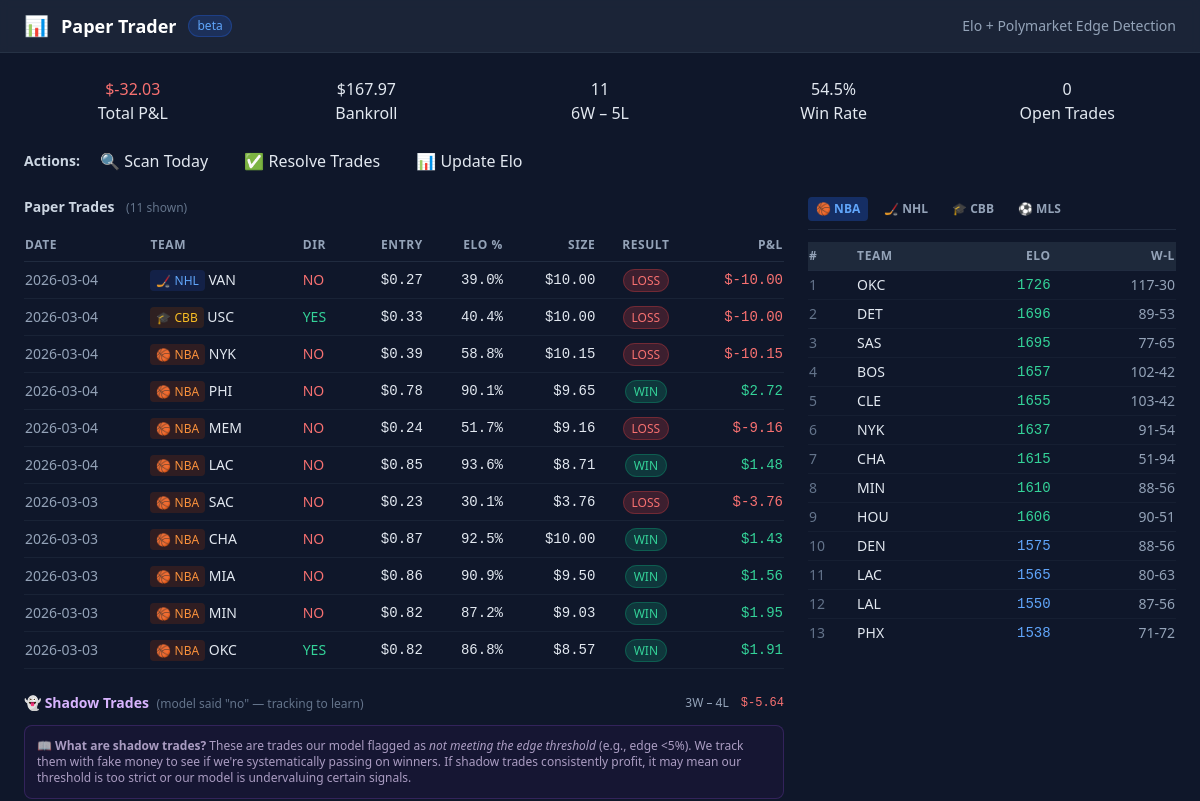
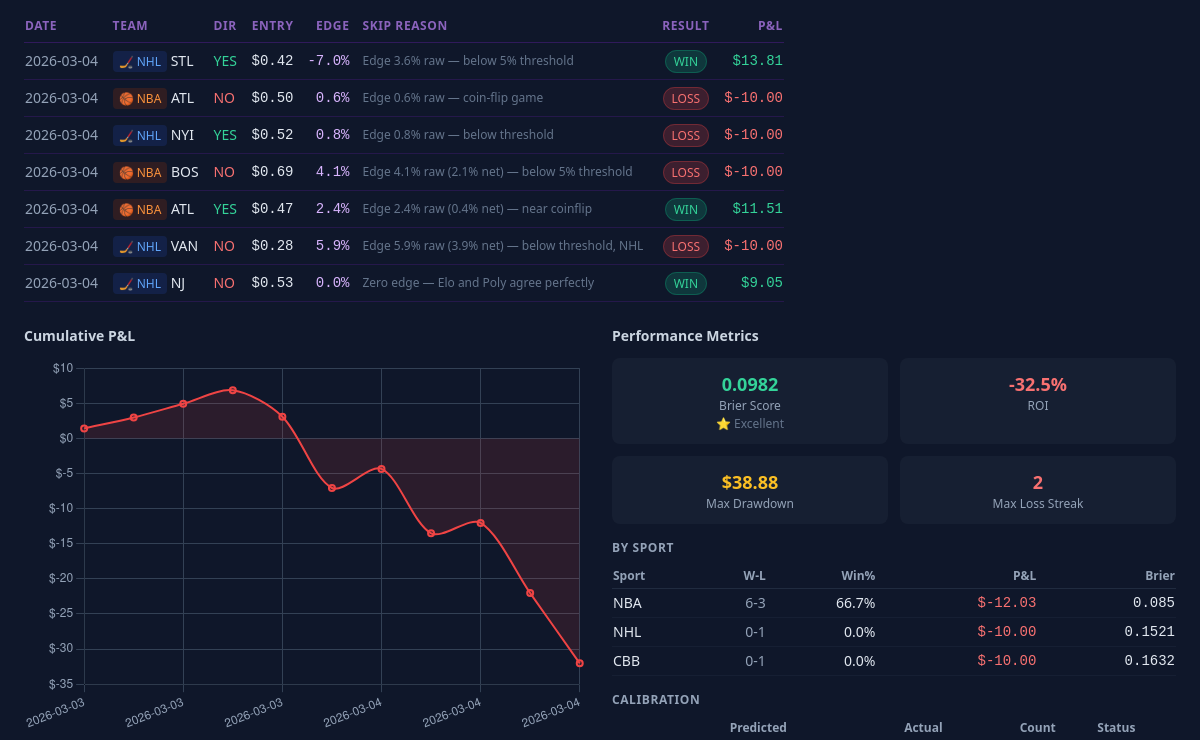
Before: / (upper part) with the older database file (2 pictures, top to bottom).
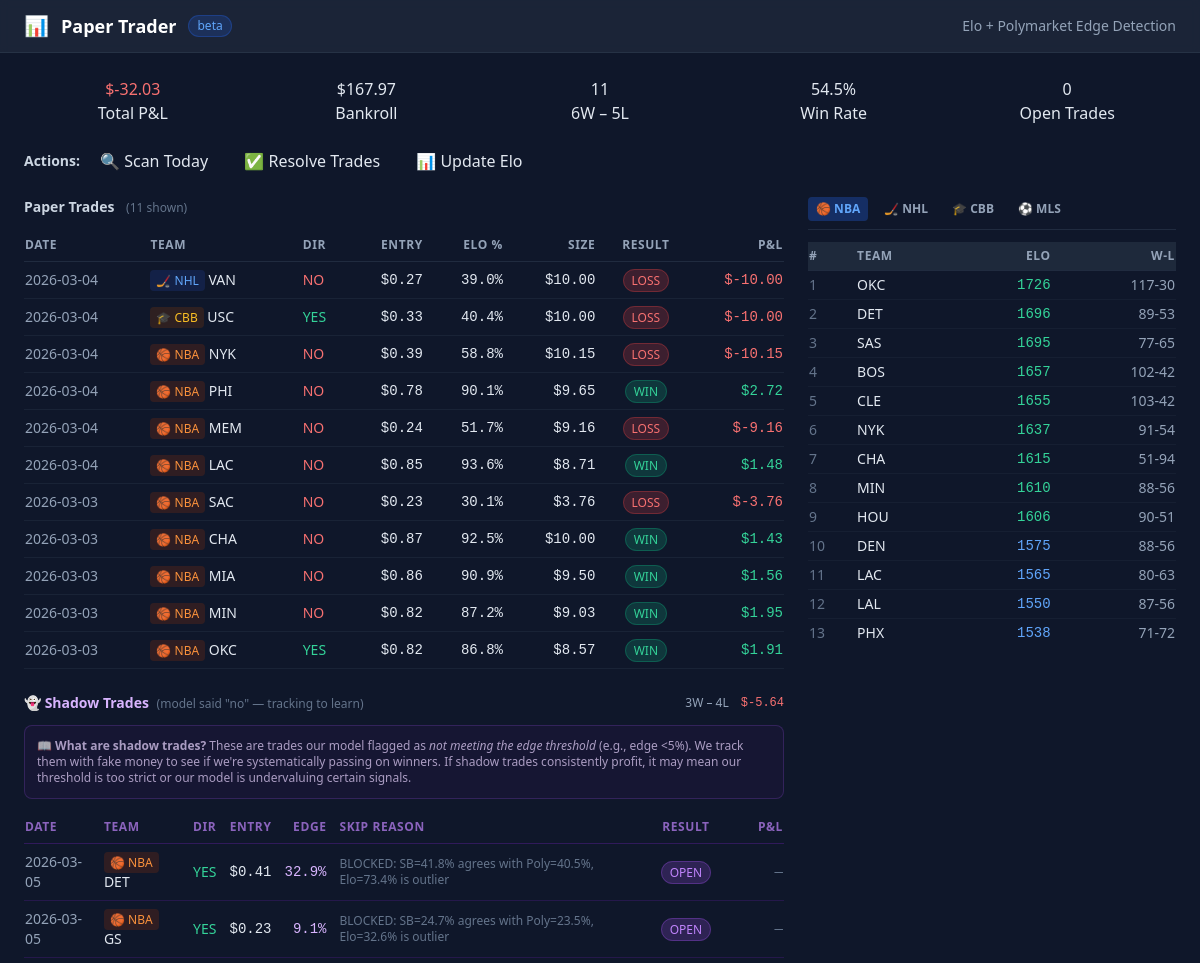
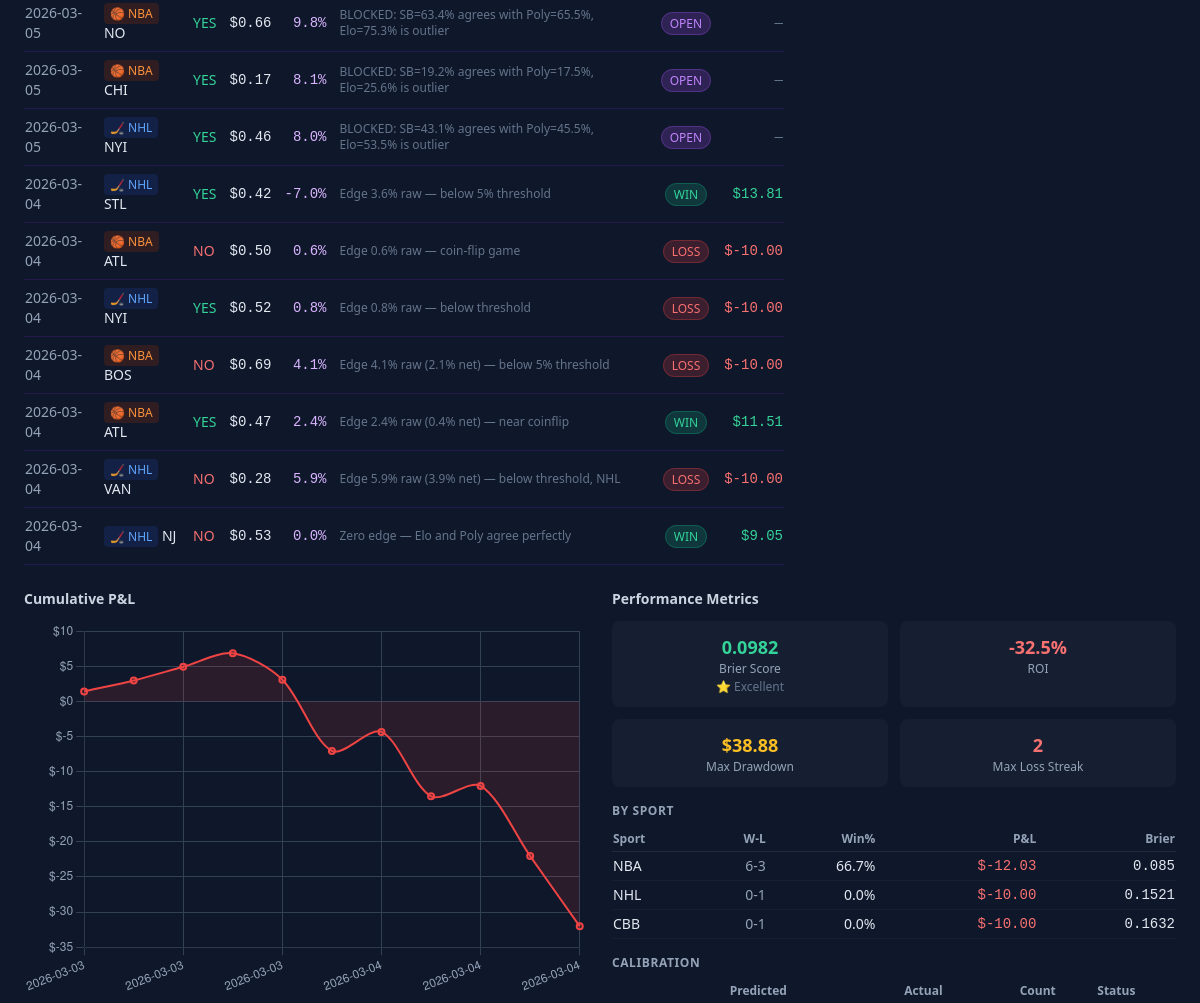
After: the same page with the newer database file (2 pictures, top to bottom).
### tables this page shows
CREATE TABLE paper_trades (
            id TEXT PRIMARY KEY,
            date TEXT NOT NULL,
            league TEXT,
            market_slug TEXT,
            team TEXT,
            direction TEXT,
            entry_price REAL,
            elo_probability REAL,
            sportsbook_probability REAL,
            polymarket_price REAL,
            edge_vs_poly REAL,
            edge_vs_sportsbook REAL,
            kelly_fraction REAL,
            paper_amount REAL,
            paper_shares REAL,
            outcome TEXT,
            closing_price REAL,
            pnl REAL,
            resolved_at TEXT,
            created_at TEXT DEFAULT (datetime('now'))
        , data_quality TEXT, model_version TEXT);

CREATE TABLE shadow_trades (
            id TEXT PRIMARY KEY,
            date TEXT NOT NULL,
            league TEXT,
            market_slug TEXT,
            team TEXT,
            direction TEXT,
            entry_price REAL,
            elo_probability REAL,
            sportsbook_probability REAL,
            polymarket_price REAL,
            edge_vs_poly REAL,
            reason_skipped TEXT,
            shadow_amount REAL DEFAULT 10.0,
            shadow_shares REAL,
            outcome TEXT,
            pnl REAL,
            resolved_at TEXT,
            created_at TEXT DEFAULT (datetime('now'))
        , data_quality TEXT);

CREATE TABLE elo_ratings (
            team TEXT NOT NULL,
            league TEXT NOT NULL,
            rating REAL NOT NULL,
            games_played INTEGER DEFAULT 0,
            wins INTEGER DEFAULT 0,
            losses INTEGER DEFAULT 0,
            updated_at TEXT DEFAULT (datetime('now')),
            PRIMARY KEY (team, league)
        );

### app/routes/pages.py (the view)
@router.get("/", response_class=HTMLResponse)
async def dashboard(request: Request):
    stats = db.get_summary_stats()
    trades = db.get_trades(limit=30)
    shadow_trades = db.get_shadow_trades(limit=20)
    shadow_stats = db.get_shadow_stats()
    nba_ratings = db.get_elo_ratings("nba")[:15]
    nhl_ratings = db.get_elo_ratings("nhl")[:15]
    cbb_ratings = db.get_elo_ratings("cbb")[:30]
    mls_ratings = db.get_elo_ratings("mls")[:30]
    calibration, brier = db.get_calibration_data()
    sport_breakdown = db.get_sport_breakdown()
    risk = db.get_risk_metrics()
    return templates.TemplateResponse("dashboard.html", {
        "request": request,
        "stats": stats,
        "trades": trades,
        "shadow_trades": shadow_trades,
        "shadow_stats": shadow_stats,
        "nba_ratings": nba_ratings,
        "nhl_ratings": nhl_ratings,
        "cbb_ratings": cbb_ratings,
        "mls_ratings": mls_ratings,
        "calibration": calibration,
        "brier": brier,
        "sport_breakdown": sport_breakdown,
        "risk": risk,
    })

### app/templates/dashboard.html (shortened to what this page needs)
{% extends "layout.html" %}
{% block content %}
<div class="grid grid-cols-2 md:grid-cols-5 gap-4 mb-6">
  <div class="card text-center">
    <div class="stat-value {% if stats.total_pnl >= 0 %}text-emerald-400{% else %}text-red-400{% endif %}">
      ${{ "%.2f"|format(stats.total_pnl) }}
    </div>
    <div class="stat-label">Total P&L</div>
  </div>
  <div class="card text-center">
    <div class="stat-value">${{ "%.2f"|format(stats.bankroll) }}</div>
    <div class="stat-label">Bankroll</div>
  </div>
  <div class="card text-center">
    <div class="stat-value">{{ stats.resolved }}</div>
    <div class="stat-label">{{ stats.wins }}W – {{ stats.losses }}L</div>
  </div>
  <div class="card text-center">
    <div class="stat-value">{{ "%.1f"|format(stats.win_rate) }}%</div>
    <div class="stat-label">Win Rate</div>
  </div>
  <div class="card text-center">
    <div class="stat-value">{{ stats.open }}</div>
    <div class="stat-label">Open Trades</div>
  </div>
</div>
<div class="card mb-6">
  <div class="flex flex-wrap items-center gap-3">
    <span class="text-sm font-semibold text-slate-300 mr-2">Actions:</span>
    <button class="btn-primary"
            hx-post="/actions/scan" hx-target="#action-output" hx-swap="innerHTML"
            hx-indicator="#scan-spinner">
      <span class="htmx-hide-on-request">🔍 Scan Today</span>
    </button>
    <button class="btn-success"
            hx-post="/actions/resolve" hx-target="#action-output" hx-swap="innerHTML"
            hx-indicator="#resolve-spinner">
      <span class="htmx-hide-on-request">✅ Resolve Trades</span>
    </button>
    <button class="btn-warning"
            hx-post="/actions/update-elo" hx-target="#action-output" hx-swap="innerHTML"
            hx-indicator="#elo-spinner">
      <span class="htmx-hide-on-request">📊 Update Elo</span>
    </button>
  </div>
</div>
<div class="grid grid-cols-1 lg:grid-cols-3 gap-6 mb-6">
  <div class="lg:col-span-2">
    <div class="card" id="trades-panel">
      {% include "partials/trades_table.html" %}
    </div>
    {% if shadow_trades %}
    <div class="card mt-6 border-dashed border-purple-500/40" id="shadow-panel">
      {% include "partials/shadow_trades.html" %}
    </div>
    {% endif %}
  </div>
  <div>
    {% include "partials/elo_ratings.html" %}
  </div>
</div>
<div class="grid grid-cols-1 lg:grid-cols-2 gap-6 mb-6">
  <div class="card">
    <h3 class="text-sm font-semibold text-slate-300 mb-3">Cumulative P&L</h3>
    <canvas id="pnl-chart" height="200"></canvas>
  </div>
  <div class="card" id="performance-panel">
    {% include "partials/performance.html" %}
  </div>
</div>
{% endblock %}
{% block scripts %}
<script>
  // P&L Chart
  fetch('/api/pnl').then(r => r.json()).then(data => {
    if (!data.length) return;
    const ctx = document.getElementById('pnl-chart');
    new Chart(ctx, {
      type: 'line',
      data: {
        labels: data.map(d => d.date),
        datasets: [{
          label: 'Cumulative P&L ($)',
          data: data.map(d => d.cumulative),
          borderColor: data[data.length-1].cumulative >= 0 ? '#22c55e' : '#ef4444',
          backgroundColor: (data[data.length-1].cumulative >= 0 ? '#22c55e' : '#ef4444') + '20',
          fill: true,
          tension: 0.3,
          pointRadius: 3,
          borderWidth: 2,
        }]
      },
      options: {
        responsive: true,
        plugins: {
          legend: { display: false },
        },
        scales: {
          x: { ticks: { color: '#94a3b8', maxTicksLimit: 10 }, grid: { color: '#334155' } },
          y: { ticks: { color: '#94a3b8', callback: v => '$' + v }, grid: { color: '#334155' } },
        }
      }
    });
  });
  // Refresh panels after any action
  document.body.addEventListener('htmx:afterRequest', function(e) {
    if (e.detail.target.id === 'action-output') {
      htmx.ajax('GET', '/partials/trades', {target: '#trades-panel', swap: 'innerHTML'});
      htmx.ajax('GET', '/partials/performance', {target: '#performance-panel', swap: 'innerHTML'});
    }
  });
</script>
{% endblock %}

### app/templates/partials/trades_table.html (shortened to what this page needs)
<h3 class="text-sm font-semibold text-slate-300 mb-3">
  Paper Trades
  <span class="text-xs text-slate-500 font-normal ml-2">({{ trades|length }} shown)</span>
</h3>
<div class="overflow-x-auto">
  <table class="w-full text-sm">
    <thead>
      <tr class="text-xs text-slate-400 uppercase tracking-wider border-b border-slate-700/50">
        <th class="text-left py-2 pr-3">Date</th>
        <th class="text-left py-2 pr-3">Team</th>
        <th class="text-left py-2 pr-3">Dir</th>
        <th class="text-right py-2 pr-3">Entry</th>
        <th class="text-right py-2 pr-3">Elo %</th>
        <th class="text-right py-2 pr-3">Size</th>
        <th class="text-center py-2 pr-3">Result</th>
        <th class="text-right py-2">P&L</th>
      </tr>
    </thead>
    <tbody>
      {% for t in trades %}
      <tr class="border-b border-slate-700/30 hover:bg-surface-hover/50 transition-colors">
        <td class="py-2 pr-3 text-slate-400">{{ t.date }}</td>
        <td class="py-2 pr-3 font-medium">
          <span class="text-xs px-1.5 py-0.5 rounded
            {% if t.league == 'nba' %}bg-orange-900/30 text-orange-400
            {% elif t.league == 'nhl' %}bg-blue-900/30 text-blue-400
            {% elif t.league == 'cbb' %}bg-amber-900/30 text-amber-400
            {% elif t.league == 'mls' %}bg-green-900/30 text-green-400
            {% else %}bg-slate-700 text-slate-300{% endif %}
          ">{% if t.league == 'nba' %}🏀{% elif t.league == 'nhl' %}🏒{% elif t.league == 'cbb' %}🎓{% elif t.league == 'mls' %}⚽{% endif %} {{ t.league|upper }}</span>
          {{ t.team }}
        </td>
        <td class="py-2 pr-3">
          {% if t.direction == 'YES' %}
            <span class="text-emerald-400 font-medium">YES</span>
          {% else %}
            <span class="text-red-400 font-medium">NO</span>
          {% endif %}
        </td>
        <td class="py-2 pr-3 text-right font-mono">${{ "%.2f"|format(t.entry_price) }}</td>
        <td class="py-2 pr-3 text-right font-mono">{{ "%.1f"|format(t.elo_probability * 100) }}%</td>
        <td class="py-2 pr-3 text-right font-mono">${{ "%.2f"|format(t.paper_amount) }}</td>
        <td class="py-2 pr-3 text-center">
          {% if t.outcome == 'WIN' %}
            <span class="text-xs px-2 py-0.5 rounded-full bg-emerald-500/20 text-emerald-400 border border-emerald-500/30">WIN</span>
          {% elif t.outcome == 'LOSS' %}
            <span class="text-xs px-2 py-0.5 rounded-full bg-red-500/20 text-red-400 border border-red-500/30">LOSS</span>
          {% else %}
            <span class="text-xs px-2 py-0.5 rounded-full bg-blue-500/20 text-blue-400 border border-blue-500/30">OPEN</span>
          {% endif %}
        </td>
        <td class="py-2 text-right font-mono">
          {% if t.pnl is not none %}
            <span class="{% if t.pnl >= 0 %}text-emerald-400{% else %}text-red-400{% endif %}">
              {{ "$%.2f"|format(t.pnl) }}
            </span>
          {% else %}
            <span class="text-slate-500">—</span>
          {% endif %}
        </td>
      </tr>
      {% endfor %}
    </tbody>
  </table>
</div>

### app/templates/partials/shadow_trades.html (shortened to what the changed rows need)
<div class="overflow-x-auto">
  <table class="w-full text-sm">
    <thead>
      <tr class="text-xs text-purple-400/70 uppercase tracking-wider border-b border-purple-700/30">
        <th class="text-left py-2 pr-3">Date</th>
        <th class="text-left py-2 pr-3">Team</th>
        <th class="text-left py-2 pr-3">Dir</th>
        <th class="text-right py-2 pr-3">Entry</th>
        <th class="text-right py-2 pr-3">Edge</th>
        <th class="text-left py-2 pr-3">Skip Reason</th>
        <th class="text-center py-2 pr-3">Result</th>
        <th class="text-right py-2">P&L</th>
      </tr>
    </thead>
    <tbody>
      {% for t in shadow_trades %}
      <tr class="border-b border-purple-700/20 hover:bg-purple-900/20 transition-colors">
        <td class="py-2 pr-3 text-slate-400">{{ t.date }}</td>
        <td class="py-2 pr-3 font-medium">
          <span class="text-xs px-1.5 py-0.5 rounded
            {% if t.league == 'nba' %}bg-orange-900/30 text-orange-400
            {% elif t.league == 'nhl' %}bg-blue-900/30 text-blue-400
            {% elif t.league == 'cbb' %}bg-amber-900/30 text-amber-400
            {% elif t.league == 'mls' %}bg-green-900/30 text-green-400
            {% else %}bg-slate-700 text-slate-300{% endif %}
          ">{% if t.league == 'nba' %}🏀{% elif t.league == 'nhl' %}🏒{% elif t.league == 'cbb' %}🎓{% elif t.league == 'mls' %}⚽{% endif %} {{ t.league|upper }}</span>
          {{ t.team }}
        </td>
        <td class="py-2 pr-3">
          {% if t.direction == 'YES' %}
            <span class="text-emerald-400 font-medium">YES</span>
          {% else %}
            <span class="text-red-400 font-medium">NO</span>
          {% endif %}
        </td>
        <td class="py-2 pr-3 text-right font-mono">${{ "%.2f"|format(t.entry_price) }}</td>
        <td class="py-2 pr-3 text-right font-mono text-purple-300">
          {% if t.edge_vs_poly is defined and t.edge_vs_poly is not none %}{{ "%.1f"|format(t.edge_vs_poly * 100) }}%{% else %}—{% endif %}
        </td>
        <td class="py-2 pr-3 text-xs text-slate-500">
          {% if t.reason_skipped is defined and t.reason_skipped %}{{ t.reason_skipped }}{% else %}Below threshold{% endif %}
        </td>
        <td class="py-2 pr-3 text-center">
          {% if t.outcome == 'WIN' %}
            <span class="text-xs px-2 py-0.5 rounded-full bg-emerald-500/20 text-emerald-400 border border-emerald-500/30">WIN</span>
          {% elif t.outcome == 'LOSS' %}
            <span class="text-xs px-2 py-0.5 rounded-full bg-red-500/20 text-red-400 border border-red-500/30">LOSS</span>
          {% else %}
            <span class="text-xs px-2 py-0.5 rounded-full bg-purple-500/20 text-purple-400 border border-purple-500/30">OPEN</span>
          {% endif %}
        </td>
        <td class="py-2 text-right font-mono">
          {% if t.pnl is not none %}
            <span class="{% if t.pnl >= 0 %}text-emerald-400{% else %}text-red-400{% endif %}">
              {{ "$%.2f"|format(t.pnl) }}
            </span>
          {% else %}
            <span class="text-slate-500">—</span>
          {% endif %}
        </td>
      </tr>
      {% endfor %}
    </tbody>
  </table>
</div>

### app/templates/partials/elo_ratings.html (shortened to what this page needs)
<div class="card mb-4">
  <div class="flex gap-2 mb-3 border-b border-slate-700/50 pb-2">
    <button class="elo-tab text-xs px-2 py-1 rounded font-semibold bg-blue-600/30 text-blue-400" data-league="nba" onclick="showEloTab('nba')">🏀 NBA</button>
    <button class="elo-tab text-xs px-2 py-1 rounded font-semibold text-slate-400 hover:text-slate-300" data-league="nhl" onclick="showEloTab('nhl')">🏒 NHL</button>
    <button class="elo-tab text-xs px-2 py-1 rounded font-semibold text-slate-400 hover:text-slate-300" data-league="cbb" onclick="showEloTab('cbb')">🎓 CBB</button>
    <button class="elo-tab text-xs px-2 py-1 rounded font-semibold text-slate-400 hover:text-slate-300" data-league="mls" onclick="showEloTab('mls')">⚽ MLS</button>
  </div>
  {% for league_key, league_data, league_label in [
    ('nba', nba_ratings, 'NBA'),
    ('nhl', nhl_ratings, 'NHL'),
    ('cbb', cbb_ratings, 'CBB'),
    ('mls', mls_ratings, 'MLS'),
  ] %}
  <div id="elo-{{ league_key }}" class="elo-panel {% if league_key != 'nba' %}hidden{% endif %}">
    <div class="overflow-x-auto" style="max-height: 400px; overflow-y: auto;">
      <table class="w-full text-sm">
        <thead class="sticky top-0 bg-slate-800">
          <tr class="text-xs text-slate-400 uppercase tracking-wider border-b border-slate-700/50">
            <th class="text-left py-1.5">#</th>
            <th class="text-left py-1.5">Team</th>
            <th class="text-right py-1.5">Elo</th>
            <th class="text-right py-1.5">W-L</th>
          </tr>
        </thead>
        <tbody>
          {% for r in league_data %}
          {% if loop.index <= 30 %}
          <tr class="border-b border-slate-700/20 hover:bg-surface-hover/50">
            <td class="py-1 text-slate-500">{{ loop.index }}</td>
            <td class="py-1 font-medium">{{ r.team }}</td>
            <td class="py-1 text-right font-mono
              {% if r.rating > 1600 %}text-emerald-400
              {% elif r.rating > 1500 %}text-blue-400
              {% elif r.rating > 1400 %}text-slate-300
              {% else %}text-red-400{% endif %}
            ">{{ "%.0f"|format(r.rating) }}</td>
            <td class="py-1 text-right text-slate-400">{{ r.wins }}-{{ r.losses }}</td>
          </tr>
          {% endif %}
          {% endfor %}
        </tbody>
      </table>
    </div>
  </div>
  {% endfor %}
</div>

Changed rows visible on the page:
added shadow_trades: date "2026-03-05", league "NBA", team "DET", direction "YES", entry_price "0.41", t.edge_vs_poly*100 "32.9", reason_skipped "BLOCKED: SB=41.8% agrees with Poly=40.5%, Elo=73.4% is outlier", shows "OPEN"
added shadow_trades: date "2026-03-05", league "NBA", team "GS", direction "YES", entry_price "0.23", t.edge_vs_poly*100 "9.1", reason_skipped "BLOCKED: SB=24.7% agrees with Poly=23.5%, Elo=32.6% is outlier", shows "OPEN"
added shadow_trades: date "2026-03-05", league "NBA", team "NO", direction "YES", entry_price "0.66", t.edge_vs_poly*100 "9.8", reason_skipped "BLOCKED: SB=63.4% agrees with Poly=65.5%, Elo=75.3% is outlier", shows "OPEN"
added shadow_trades: date "2026-03-05", league "NBA", team "CHI", direction "YES", entry_price "0.17", t.edge_vs_poly*100 "8.1", reason_skipped "BLOCKED: SB=19.2% agrees with Poly=17.5%, Elo=25.6% is outlier", shows "OPEN"
added shadow_trades: date "2026-03-05", league "NHL", team "NYI", direction "YES", entry_price "0.46", t.edge_vs_poly*100 "8.0", reason_skipped "BLOCKED: SB=43.1% agrees with Poly=45.5%, Elo=53.5% is outlier", shows "OPEN"
